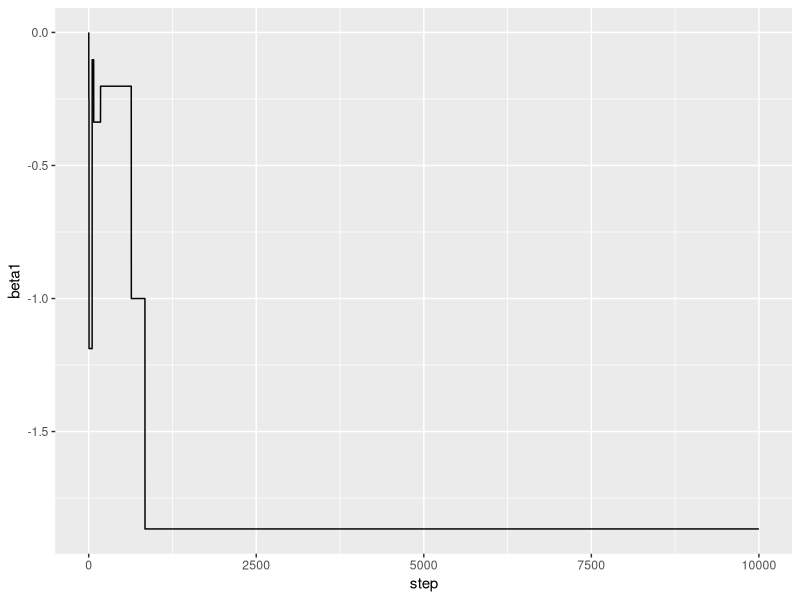
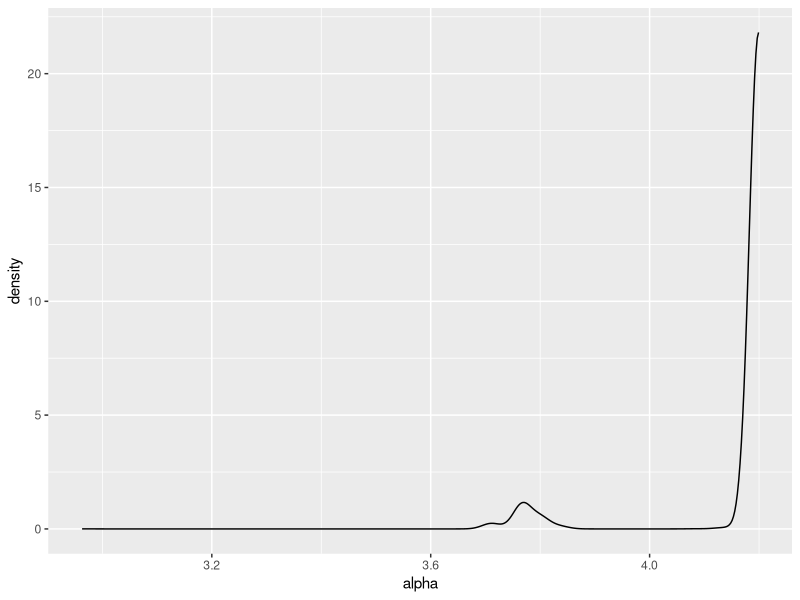

Generate these figures, in order, with R:
library(tidyverse)
library(mvtnorm)

rq.beta <- function(x, sigma = .75) {
  rnorm(length(x), mean = x, sd = sigma)
}

dq.beta <- function(y, x, sigma = .75, log =TRUE) {
  sum(dnorm(x, mean = y, sd = sigma, log = log))
}

r.tau <- function(y,x,beta,alpha,a = 1,b = 5e-05){
  rgamma(1, shape = a + 0.5, rate = b + t(y- alpha - x%*%beta)%*%(y- alpha - x%*%beta)/2)
}

r.alpha <- function(y,x,beta,tau){
  rnorm(1, mean = sum(y - x%*%beta)/length(y), sd = 1 / sqrt(length(y)*tau))
}

prior.beta <- function(x, sigma = sqrt(1/.001), log = TRUE) {
  sum(dnorm(x, mean = 0, sd= sigma, log = log))
}

d.beta <- function(y,x,alpha,beta,tau,log = TRUE){
  return(dmvnorm(y, mean = alpha + x%*%beta, sigma = 1/tau*diag(length(y)), log = log) +
           prior.beta(beta))
}

r.beta <- function(y,x,alpha,tau,sig = 0.001){
  tmp = solve(t(x)%*%x)
  tmp2 = solve(sig*tmp+tau)
  one = rep(1,length(y))
  rmvnorm(1,mean = tau*tmp2%*%tmp%*%t(t(y)%*%x - alpha*t(one)%*%x), sigma = tmp2)
}

sample.linreg <- function(){
  n = 100
  x = matrix(runif(2*n),nrow = n)
  list(y = 3 + 2*x[,1] -2*x[,2] + rnorm(n), x = x )
}


# implement gibbs sampling here
# mcmc doens't work well with this model
# compare distributions
# deliver results to sara
# start work on spatial econometric models
# setup text
# then maybe add more

linreg.mcmc <- function(data,n.samples=100,n.burnin=5,n.thin = 1){
  chain = list(alpha = numeric(n.samples),
               beta = matrix(NA,nrow = n.samples, ncol = 2),
               tau = numeric(n.samples),
               acc.vec = numeric(n.samples))
  chain$beta[1,] = c(0,0)
  chain$alpha[1] = mean(data$y)
  chain$tau[1] = r.tau(data$y,data$x,chain$beta[1,],chain$alpha[1])
  pb <- txtProgressBar(min = 0, max = n.samples, style = 3)
  for (i in seq(2,n.samples)){
    setTxtProgressBar(pb, i)
    # chain$beta[i,] = r.beta(data$y,data$x,chain$alpha[i-1],chain$tau[i-1])
    # chain$tau[i] = r.tau(data$y,data$x,chain$beta[i,],chain$alpha[i-1])
    # chain$alpha[i] = r.alpha(data$y,data$x,chain$beta[i,],chain$tau[i])
    tau.new = r.tau(data$y, data$x, chain$beta[i-1,], chain$alpha[i-1])
    alpha.new = r.alpha(data$y, data$x, chain$beta[i-1,], chain$tau[i-1])
    beta.new = rq.beta(chain$beta[i-1,])
    lacc1 = d.beta(data$y,data$x,alpha.new,beta.new,tau.new) + dq.beta(beta.new,chain$beta[i-1,])
    lacc2 = d.beta(data$y,data$x, chain$alpha[i-1],chain$beta[i-1,],chain$tau[i-1]) + dq.beta(chain$beta[i-1,],beta.new)
    if (runif(1)<exp(lacc1 - lacc2)){
      chain$beta[i,] = beta.new
      chain$alpha[i] = alpha.new
      chain$tau[i] = tau.new
      chain$acc.vec[i] = T
    }else{
      chain$beta[i, ] = chain$beta[i-1,]
      chain$alpha[i] = chain$alpha[i-1]
      chain$tau[i] = chain$tau[i-1]
      chain$acc.vec[i] = F
    }
  }
  return(chain)
}

set.seed(1)
samps = sample.linreg()
mod = linreg.mcmc(samps,n.samples = 10000)

res = data.frame(step = seq(10000),alpha = mod$alpha,beta1 = mod$beta[,1],beta2 = mod$beta[,2],tau = mod$tau)
ggplot(res, aes(x = step)) + 
  geom_line(aes(y = beta1))

ggplot(res) + 
  geom_density(aes(x = alpha))
